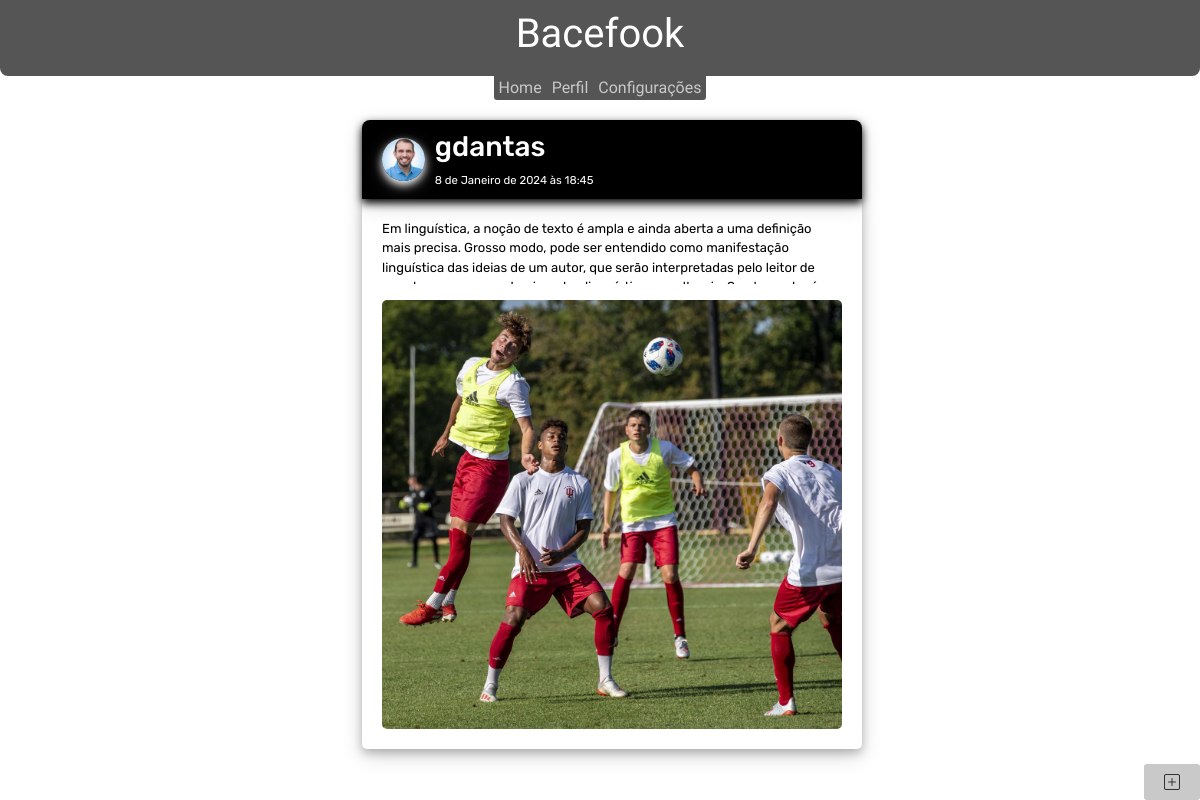
The app's page /post/10 (signed in) with its own data.
### plataforma/models.py (models this page shows, shortened)
class Post(models.Model):
    author = models.ForeignKey(settings.AUTH_USER_MODEL, on_delete=models.CASCADE)
    text = models.TextField()
    created_date = models.DateTimeField(default=timezone.now)#conferir
    published_date = models.DateTimeField(blank= True, null = True)
    image = models.ImageField(null=True, blank=True, upload_to='images/')

### usuarios/models.py (models this page shows, shortened)
class user_profile(models.Model):
    profile_user = models.OneToOneField(User, on_delete=models.CASCADE)
    profile_image = models.ImageField(blank=True, null=True, upload_to="profile_images")
    bio = models.TextField(max_length=240)
    gender = models.CharField(choices=gender_choices, max_length=10)
    nickname = models.CharField(max_length=20)
    name = models.CharField(max_length=20)
    surname = models.CharField(max_length=50)

### plataforma/views.py (the view)
# urls.py: path('post/<int:id>', views.detail_post, name = 'detail_post'),
@login_required(login_url='/user/login/')
def detail_post(request, id):
    post = get_object_or_404(Post,id=id)
    return render(request, "plataforma/detail_post.html", {'post': post})

### plataforma/context_processor.py (called while the page is built)
def user_data(request):
    user = request.user
    if user.is_authenticated:
        user_data_processor = {
            'nickname': user.user_profile.nickname,
        }
    else:
        user_data_processor = {}
    return {'user_data_processor': user_data_processor}

### plataforma/templates/plataforma/detail_post.html
{% extends 'plataforma/base.html' %}
{% block content %}
<div class="post">
    <div class="post-profile-info">
        {% if post.author.user_profile.profile_image %}
            <img src="{{post.author.user_profile.profile_image.url}}">
        {% else %}
            <img src="/media/no_user.png">
        {% endif %}
        <div class="author-date">
            {% if post.author.user_profile.nickname %}
                <h3>{{post.author.user_profile.nickname}}</h3>
            {% else %}
                <h3>anonymous user</h3>
            {% endif %}
            <small>{{post.published_date}}</small>
        </div>
    </div>
    <div class="post-text-image">
        <p><a href="{% url 'detail_post' id=post.id %}" >{{post.text}}</a></p>
        {% if post.image %}
            <div class="image-container">
                <a href="{{post.image.url}}"><img src="{{post.image.url}}" class="centered-image"></a>
            </div>
        {% endif %}
    </div>
</div>
{% endblock %}

### plataforma/static/css/styles.css (style rules this page uses)
* { padding: 0; margin: 0; box-sizing: border-box; }
.post { display: block; margin-bottom: 20px; border-radius: 5px; font-family: 'Rubik', sans-serif; font-size: small; color: black; text-decoration: none; width: 500px; max-height: 900px; }
.image-container { text-align: center; }
.centered-image { display: inline-block; max-width: 100%; max-height: 600px; border-radius: 5px; }
.post-profile-info { display: flex; align-items: center; width: 100%; padding-top: 10px; padding-bottom: 10px; margin: 0; background-color: black; border-top-right-radius: 8px; border-top-left-radius: 8px; box-shadow: 0 4px 8px 0 rgb(0, 0, 0), 0 6px 20px 0 rgba(0,0,0,0.19); }
.post-profile-info>img { width: 50px; border-radius: 50%; overflow: hidden; margin-right: 10px; margin-left: 20px; box-shadow: 0 4px 8px 0 rgb(255, 255, 255), 0 6px 20px 0 rgba(255, 255, 255, 0.19); }
.author-date { display: flex; flex-direction: column; width: 100%; color: white; }
.post-text-image { padding: 20px; box-shadow: 0 4px 8px 0 rgba(0,0,0,0.2), 0 6px 20px 0 rgba(0,0,0,0.19); border-radius: 5px; }
.post-text-image>p { max-height: 5em; overflow: hidden; overflow-y: auto; white-space: pre-line; }
.post-text-image>p>a { color: black; text-decoration: none; }

### records on screen
Post: author.user_profile.profile_image (picture), author.user_profile.nickname "gdantas", published_date "8 de Janeiro de 2024 às 18:45", text "Em linguística, a noção de texto é ampla e ainda aberta a uma definição mais precisa. Grosso modo, pode ser entendido como manifestação linguística das ideias de um autor, que serão interpretadas pelo leitor de…", image (picture)
